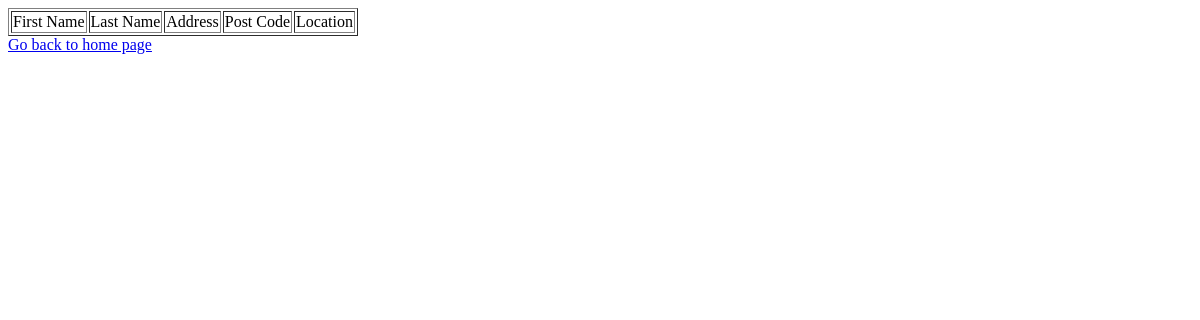
/list, run on an earlier commit of the app's database.
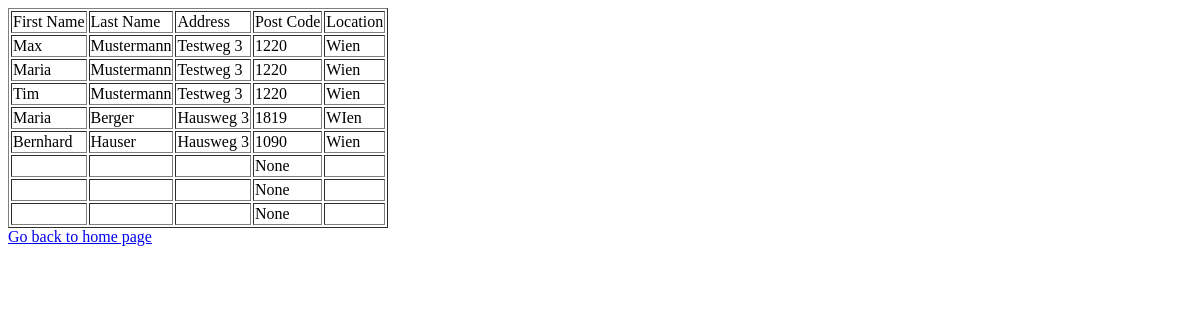
And on a later commit of the database.
### tables this page shows
CREATE TABLE Person(
  SSN INTEGER PRIMARY KEY AUTOINCREMENT,
  FirstName TEXT,
  LastName TEXT,
  Address TEXT, --oder Straße, Hausnummer
  PostCode INTEGER,
  Location TEXT
);

### flugbuchung_server.py (the view)
@app.route('/list')
def list():
    con = sql.connect("airline_database.db")
    con.row_factory = sql.Row
    cur = con.cursor()
    cur.execute("select * from Person")
    rows = cur.fetchall();
    return render_template("list.html", rows=rows)

### templates/list.html
<!doctype html>
<html>
   <body>
      <table border = 1>
         <thead>
            <td>First Name</td>
            <td>Last Name</td>
            <td>Address</td>
            <td>Post Code</td>
            <td>Location</td>
         </thead>
         {% for row in rows %}
            <tr>
               <td>{{row["FirstName"]}}</td>
               <td>{{row["LastName"]}}</td>
               <td> {{ row["Address"]}}</td>
               <td>{{row['PostCode']}}</td>
                <td>{{row['Location']}}</td>
            </tr>
         {% endfor %}
      </table>
      <a href = "/">Go back to home page</a>
   </body>
</html>

What changed in the data, as far as the page shows it:
added Person: FirstName "Max", LastName "Mustermann", Address "Testweg 3", PostCode "1220", Location "Wien"
added Person: FirstName "Maria", LastName "Mustermann", Address "Testweg 3", PostCode "1220", Location "Wien"
added Person: FirstName "Tim", LastName "Mustermann", Address "Testweg 3", PostCode "1220", Location "Wien"
added Person: FirstName "Maria", LastName "Berger", Address "Hausweg 3", PostCode "1819", Location "WIen"
added Person: FirstName "Bernhard", LastName "Hauser", Address "Hausweg 3", PostCode "1090", Location "Wien"
added Person: PostCode "None"
added Person: PostCode "None"
added Person: PostCode "None"
